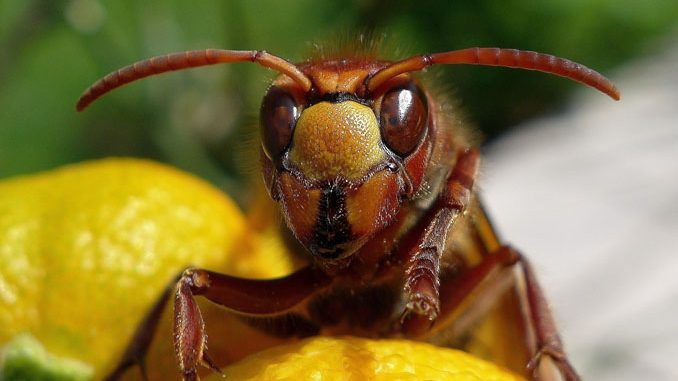
#> input picture geometric_transformations/images/input.jpg, 678 x 381 px
$ python image_warping.py
#> lines starting #> are read from the running program, lines starting #| are printed output that depends on the picture
# Absolutely free transformation

import cv2
import numpy as np
import math

img = cv2.imread('./images/input.jpg', cv2.IMREAD_GRAYSCALE)
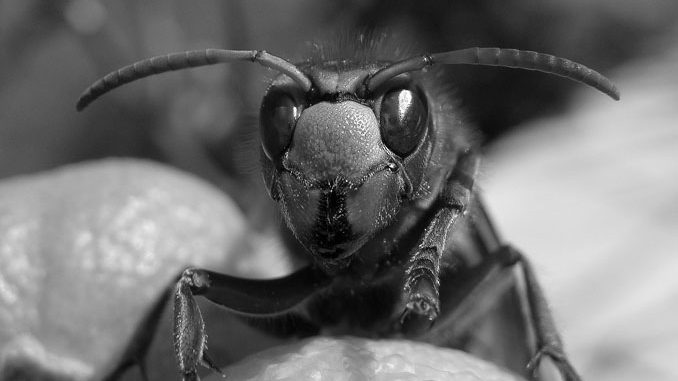
#> img: shape (381, 678); min 0, max 255, mean 110.9
rows, cols = img.shape
#> rows = 381; cols = 678

img_output = np.zeros(img.shape, dtype=img.dtype)

for i in range(rows):
    for j in range(cols):
        offset_x = int(25 * math.sin(2 * math.pi * i / 180))

        if j + offset_x < cols:
            img_output[i, j] = img[i, j + offset_x]
        else:
            img_output[i, j] = 0
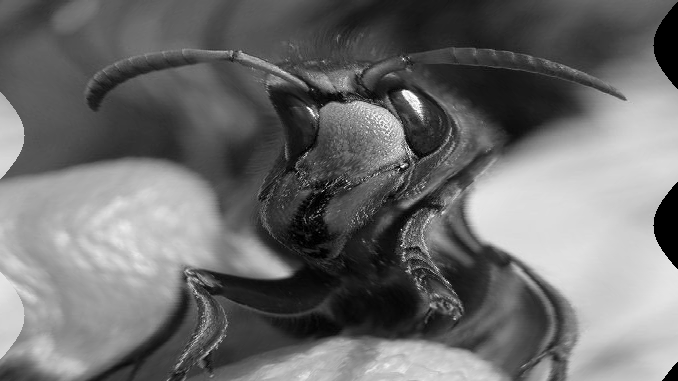
#> img_output: shape (381, 678); min 0, max 255, mean 109.4

cv2.imshow('Vertical wave', img_output)

img_output = np.zeros(img.shape, dtype=img.dtype)

for i in range(rows):
    for j in range(cols):
        offset_y = int(16 * math.sin(2 * math.pi * j / 180))

        if i + offset_y < rows:
            img_output[i, j] = img[(i + offset_y) % rows, j]
        else:
            img_output[i, j] = 0
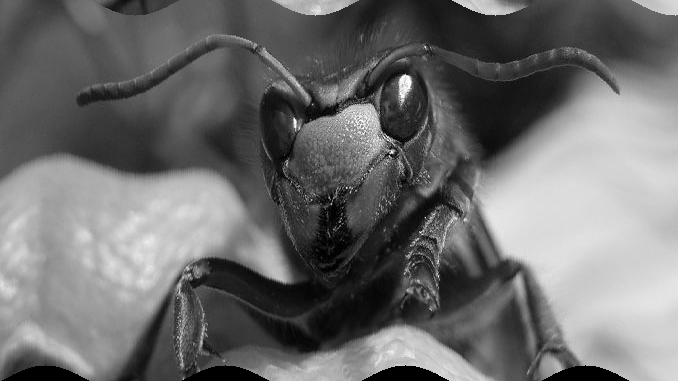
#> img_output: shape (381, 678); min 0, max 255, mean 110

cv2.imshow('Horizontal wave', img_output)

img_output = np.zeros(img.shape, dtype=img.dtype)

for i in range(rows):
    for j in range(cols):
        offset_x = int(20 * math.sin(2 * math.pi * i / 180))
        offset_y = int(20 * math.sin(2 * math.pi * j / 180))

        img_output[i, j] = img[(i + offset_y) % rows, (j + offset_x) % cols]
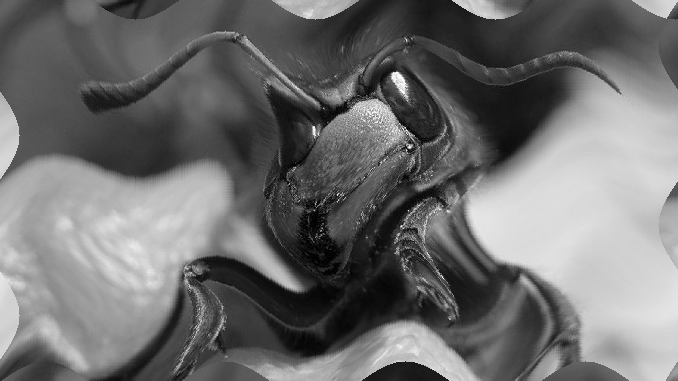
#> img_output: shape (381, 678); min 0, max 255, mean 111

cv2.imshow('Bidirectional wave', img_output)


img_output = np.zeros(img.shape, dtype=img.dtype)

for i in range(rows):
    for j in range(cols):
        offset_x = int(128 * math.sin(2 * math.pi * i / cols))
        img_output[i, j] = img[i, (j + offset_x) % cols]
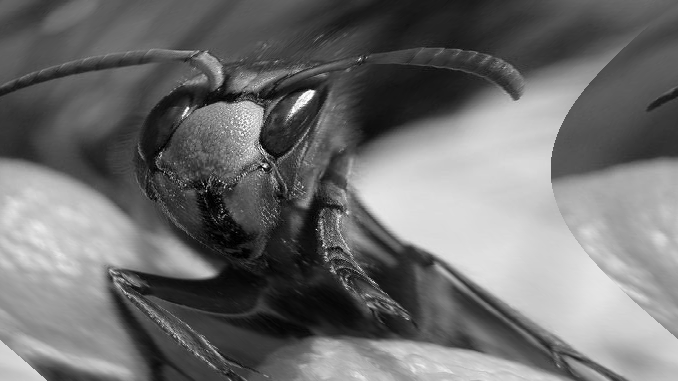
#> img_output: shape (381, 678); min 0, max 255, mean 110.9

cv2.imshow('Concave', img_output)

cv2.waitKey()
